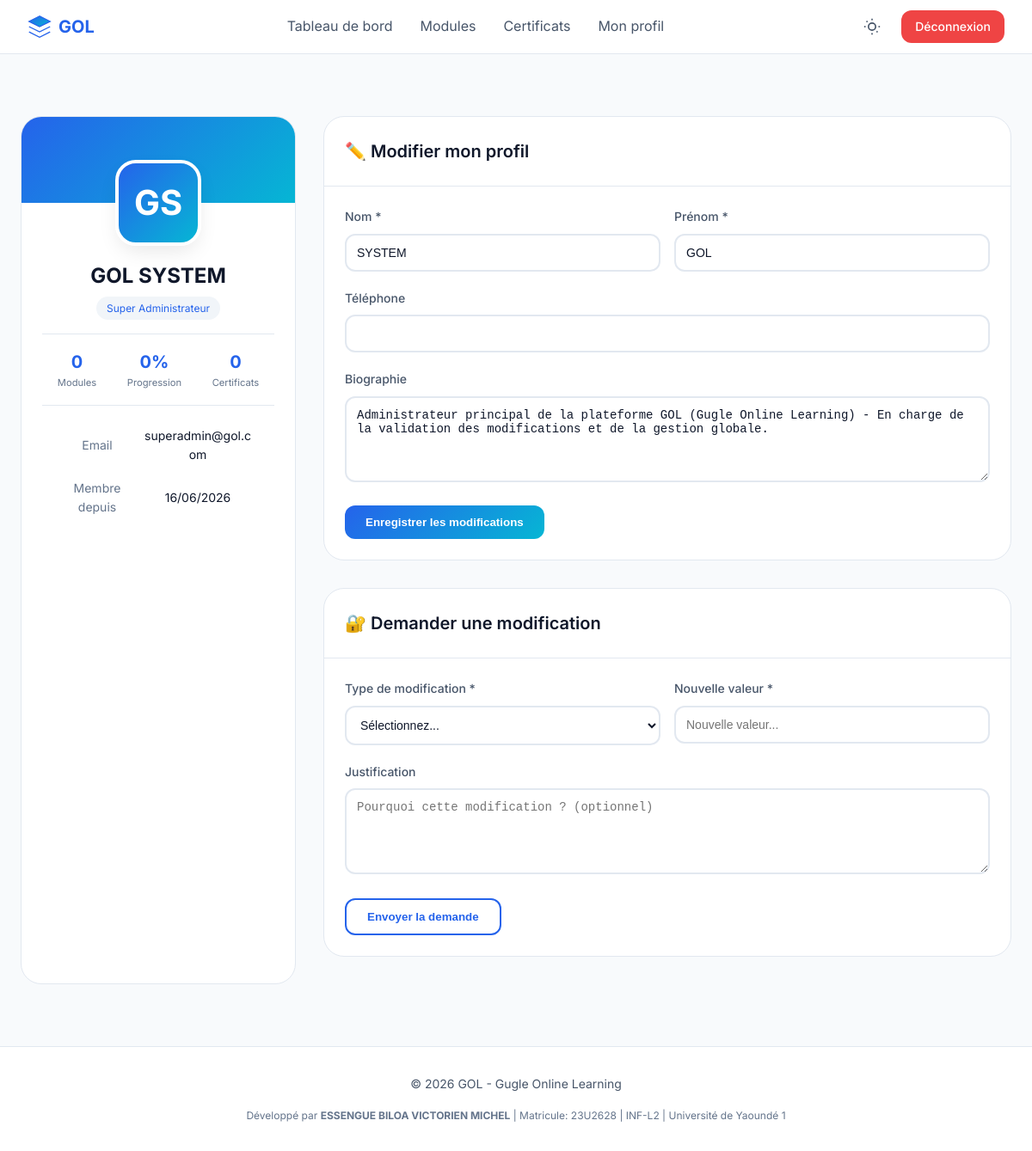
Page /profil.php (signed in) on the committed database.
### tables this page shows
CREATE TABLE utilisateurs (
    id_utilisateur INT PRIMARY KEY AUTO_INCREMENT,
    email VARCHAR(255) UNIQUE NOT NULL,
    mot_de_passe VARCHAR(255) NOT NULL,
    nom VARCHAR(100) NOT NULL,
    prenom VARCHAR(100) NOT NULL,
    role ENUM('super_admin', 'promoteur', 'enseignant', 'etudiant') NOT NULL,
    date_inscription DATETIME DEFAULT CURRENT_TIMESTAMP,
    statut ENUM('actif', 'suspendu', 'en_attente') DEFAULT 'actif',
    avatar VARCHAR(255) DEFAULT 'default-avatar.svg',
    derniere_connexion DATETIME,
    telephone VARCHAR(20),
    bio TEXT,
    created_at DATETIME DEFAULT CURRENT_TIMESTAMP,
    updated_at DATETIME ON UPDATE CURRENT_TIMESTAMP,
    INDEX idx_email (email),
    INDEX idx_role (role),
    INDEX idx_statut (statut)
);

### includes/fonctions.php (called while the page is built, shortened)
<?php
require_once __DIR__ . '/config.php';
function estSuperAdmin() {
    return isset($_SESSION['role']) && $_SESSION['role'] === 'super_admin';
}
function obtenirUtilisateur($id = null) {
    global $pdo;
    $id = $id ?? $_SESSION['id_utilisateur'] ?? null;
    $stmt = $pdo->prepare("SELECT * FROM utilisateurs WHERE id_utilisateur = ?");
    $stmt->execute([$id]);
    return $stmt->fetch();
}
?>

### profil.php (the view, shortened to what this page needs)
<?php
require_once 'includes/fonctions.php';
$utilisateur = obtenirUtilisateur();
$statistiques = [];
?>
<?php include 'includes/header.php'; ?>
<div class="profile-container">
    <div class="profile-grid">
        <aside class="profile-card">
            <div class="profile-cover"></div>
            <div class="profile-avatar-section">
                <div class="profile-avatar-large">
                    <span><?= strtoupper(substr($utilisateur['prenom'], 0, 1) . substr($utilisateur['nom'], 0, 1)) ?></span>
                </div>
                <h2 class="profile-name-large"><?= htmlspecialchars($utilisateur['prenom'] . ' ' . $utilisateur['nom']) ?></h2>
                <span class="profile-role">
                    <?php if (estSuperAdmin()): ?>
                        Super Administrateur
                    <?php elseif (estPromoteur()): ?>
                        Promoteur
                    <?php elseif (estEnseignant()): ?>
                        Enseignant
                    <?php else: ?>
                        Étudiant
                    <?php endif; ?>
                </span>
                <div class="profile-stats">
                    <div class="profile-stat-item">
                        <div class="profile-stat-value"><?= $statistiques['nb_modules'] ?? 0 ?></div>
                        <div class="profile-stat-label">Modules</div>
                    </div>
                    <div class="profile-stat-item">
                        <div class="profile-stat-value"><?= $statistiques['progression_moyenne'] ?? 0 ?>%</div>
                        <div class="profile-stat-label">Progression</div>
                    </div>
                    <div class="profile-stat-item">
                        <div class="profile-stat-value"><?= $statistiques['nb_certificats'] ?? 0 ?></div>
                        <div class="profile-stat-label">Certificats</div>
                    </div>
                </div>
                <div class="profile-info">
                    <div class="info-row">
                        <div class="info-label">Email</div>
                        <div class="info-value"><?= htmlspecialchars($utilisateur['email']) ?></div>
                    </div>
                    <div class="info-row">
                        <div class="info-label">Membre depuis</div>
                        <div class="info-value"><?= date('d/m/Y', strtotime($utilisateur['date_inscription'])) ?></div>
                    </div>
                </div>
            </div>
        </aside>
        <div class="profile-content">
            <div class="profile-section">
                <div class="section-title">
                    ✏️ Modifier mon profil
                </div>
                <div class="section-content">
                    <form method="POST" action="">
                        <div class="form-row">
                            <div class="form-group">
                                <label class="form-label">Nom *</label>
                                <input type="text" name="nom" class="form-input" value="<?= htmlspecialchars($utilisateur['nom']) ?>" required>
                            </div>
                            <div class="form-group">
                                <label class="form-label">Prénom *</label>
                                <input type="text" name="prenom" class="form-input" value="<?= htmlspecialchars($utilisateur['prenom']) ?>" required>
                            </div>
                        </div>
                        <div class="form-group">
                            <label class="form-label">Téléphone</label>
                            <input type="tel" name="telephone" class="form-input" value="<?= htmlspecialchars($utilisateur['telephone'] ?? '') ?>">
                        </div>
                        <div class="form-group">
                            <label class="form-label">Biographie</label>
                            <textarea name="bio" class="form-textarea" placeholder="Parlez-nous de vous..."><?= htmlspecialchars($utilisateur['bio'] ?? '') ?></textarea>
                        </div>
                        <button type="submit" class="btn-submit">Enregistrer les modifications</button>
                    </form>
                </div>
            </div>
            <div class="profile-section">
                <div class="section-title">
                    🔐 Demander une modification
                </div>
                <div class="section-content">
                    <form method="POST" action="">
                        <div class="form-row">
                            <div class="form-group">
                                <label class="form-label">Type de modification *</label>
                                <select name="type_demande" class="form-select" required>
                                    <option value="">Sélectionnez...</option>
                                </select>
                            </div>
                            <div class="form-group">
                                <label class="form-label">Nouvelle valeur *</label>
                                <input type="text" name="nouvelle_valeur" class="form-input" placeholder="Nouvelle valeur..." required>
                            </div>
                        </div>
                        <div class="form-group">
                            <label class="form-label">Justification</label>
                            <textarea name="justification" class="form-textarea" placeholder="Pourquoi cette modification ? (optionnel)"></textarea>
                        </div>
                        <button type="submit" class="btn-submit btn-outline">Envoyer la demande</button>
                    </form>
                </div>
            </div>
        </div>
    </div>
</div>
<?php include 'includes/footer.php'; ?>

### includes/header.php (style rules this page uses)
* { margin: 0; padding: 0; box-sizing: border-box; }
body { font-family: 'Inter', sans-serif; background: var(--fond, #f8fafc); color: var(--texte, #0f172a); line-height: 1.6; }
:root { --primaire: #2563eb; --primaire-clair: #3b82f6; --primaire-sombre: #1d4ed8; --accent: #06b6d4; --succes: #22c55e; --danger: #ef4444; --avertissement: #f59e0b; --fond: #f8fafc; --fond-secondaire: #f1f5f9; --carte: #ffffff; --carte-hover: #f8fafc; --carte-border: #e2e8f0; --texte: #0f172a; --texte-secondaire: #475569; --texte-tertiaire: #64748b; --bordure: #e2e8f0; --ombre-sm: 0 1px 3px rgba(0,0,0,0.1); --ombre-md: 0 4px 6px -1px rgba(0,0,0,0.1); --ombre-lg: 0 10px 15px -3px rgba(0,0,0,0.1); --radius-lg: 0.75rem; --radius-xl: 1rem; --radius-2xl: 1.5rem; --radius-full: 9999px; --spacing-1: 0.25rem; --spacing-2: 0.5rem; --spacing-3: 0.75rem; --spacing-4: 1rem; --spacing-5: 1.25rem; --spacing-6: 1.5rem; --spacing-8: 2rem; --transition-base: 0.3s ease; }

### profil.php (style rules this page uses)
.profile-container { max-width: 1200px; margin: 0 auto; padding: 40px 24px; }
.profile-grid { display: grid; grid-template-columns: 320px 1fr; gap: 32px; }
.profile-card { background: var(--carte, white); border-radius: 24px; border: 1px solid var(--bordure, #e2e8f0); overflow: hidden; position: sticky; top: 100px; }
.profile-cover { height: 100px; background: linear-gradient(135deg, #2563eb, #06b6d4); }
.profile-avatar-section { text-align: center; margin-top: -50px; padding: 0 24px 24px; }
.profile-avatar-large { width: 100px; height: 100px; background: linear-gradient(135deg, #2563eb, #06b6d4); border-radius: 24px; margin: 0 auto 16px; display: flex; align-items: center; justify-content: center; border: 4px solid var(--carte, white); box-shadow: 0 10px 25px -5px rgba(0,0,0,0.1); }
.profile-avatar-large span { font-size: 2.5rem; font-weight: 700; color: white; }
.profile-name-large { font-size: 1.5rem; font-weight: 700; margin-bottom: 4px; }
.profile-role { display: inline-block; padding: 4px 12px; background: var(--fond-secondaire, #f1f5f9); border-radius: 999px; font-size: 0.75rem; color: #2563eb; margin-bottom: 16px; }
.profile-stats { display: flex; justify-content: space-around; padding: 16px 0; border-top: 1px solid var(--bordure, #e2e8f0); border-bottom: 1px solid var(--bordure, #e2e8f0); margin-bottom: 16px; }
.profile-stat-value { font-size: 1.25rem; font-weight: 700; color: #2563eb; }
.profile-stat-label { font-size: 0.7rem; color: var(--texte-tertiaire, #64748b); }
.profile-info { padding: 0 24px 24px; }
.info-row { display: flex; align-items: center; gap: 12px; padding: 8px 0; font-size: 0.875rem; }
.info-label { width: 80px; color: var(--texte-tertiaire, #64748b); }
.info-value { flex: 1; color: var(--texte, #0f172a); word-break: break-all; }
.profile-section { background: var(--carte, white); border-radius: 24px; border: 1px solid var(--bordure, #e2e8f0); margin-bottom: 32px; overflow: hidden; }
.section-title { padding: 24px; border-bottom: 1px solid var(--bordure, #e2e8f0); font-size: 1.25rem; font-weight: 600; display: flex; align-items: center; gap: 8px; }
.section-content { padding: 24px; }
.form-group { margin-bottom: 20px; }
.form-row { display: grid; grid-template-columns: 1fr 1fr; gap: 16px; }
.form-label { display: block; margin-bottom: 8px; font-weight: 500; font-size: 0.875rem; color: var(--texte-secondaire, #475569); }
.form-input, .form-textarea, .form-select { width: 100%; padding: 12px; background: var(--carte, white); border: 2px solid var(--bordure, #e2e8f0); border-radius: 12px; color: var(--texte, #0f172a); font-size: 0.875rem; transition: all 0.3s; }
.form-textarea { resize: vertical; min-height: 100px; }
.btn-submit { display: inline-flex; align-items: center; gap: 8px; padding: 12px 24px; background: linear-gradient(135deg, #2563eb, #06b6d4); color: white; border: none; border-radius: 12px; font-weight: 600; cursor: pointer; transition: all 0.3s; }
.btn-outline { background: transparent; border: 2px solid #2563eb; color: #2563eb; }

### rows in the picture
utilisateurs: prenom+nom "GS", prenom+nom "GOL SYSTEM", email "superadmin@gol.com", date_inscription "16/06/2026", nom "SYSTEM", prenom "GOL", bio "Administrateur principal de la plateforme GOL (Gugle Online Learning) - En charge de la validation des modifications et de la gestion globale."

### other values in the picture
$statistiques['nb_modules'] "0"
$statistiques['progression_moyenne'] "0"
$statistiques['nb_certificats'] "0"
